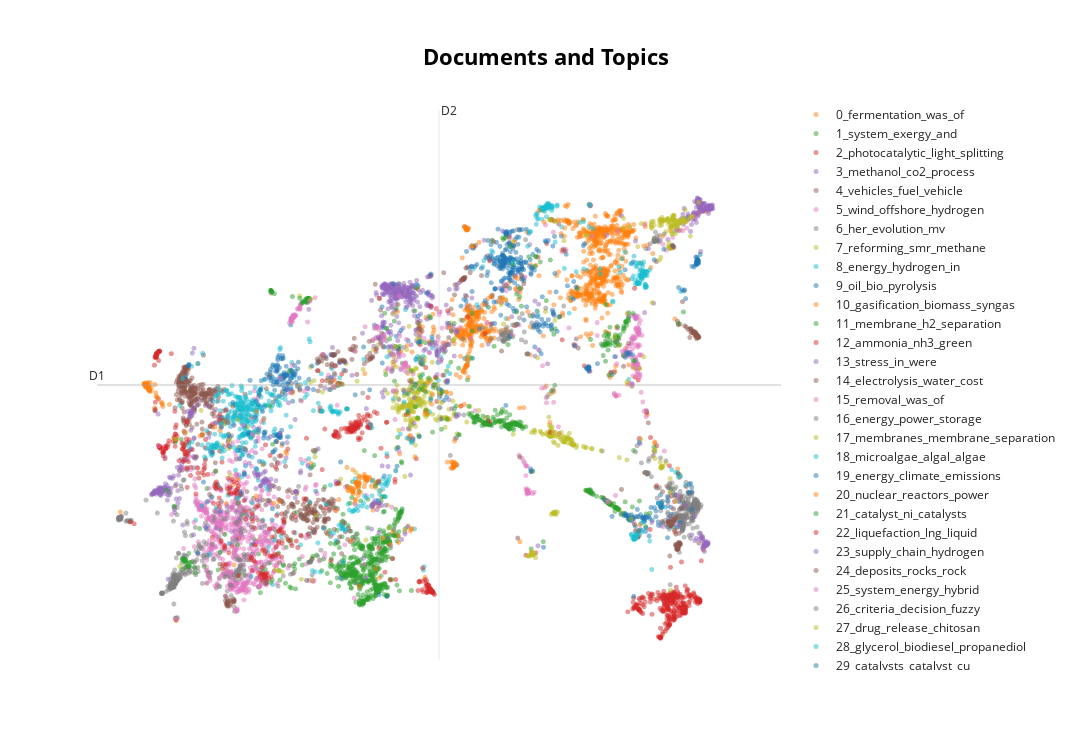

Notebook source saved alongside this figure:
### Code cell
topic_model.visualize_documents(abstracts, reduced_embeddings=reduced_embeddings, 
                                hide_document_hover=True, hide_annotations=True)
